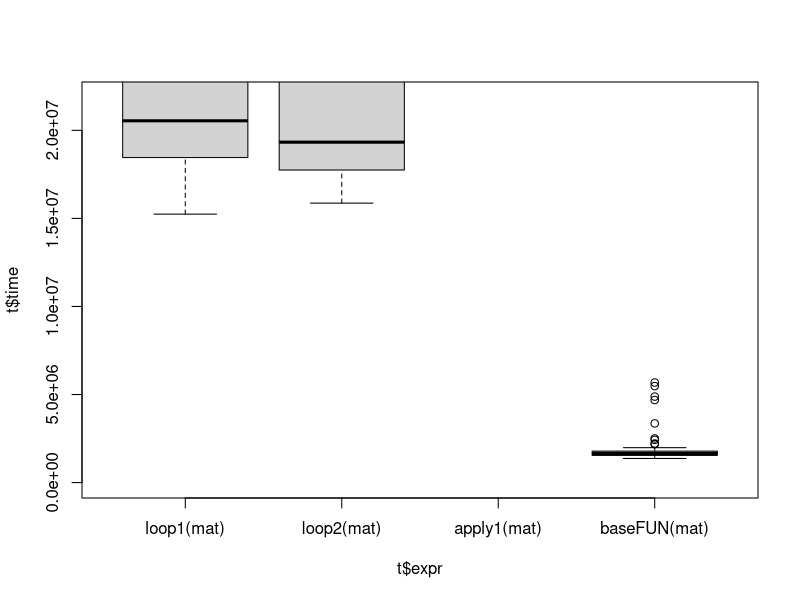

This chart was generated by the following R code: (Note: this script raises an error after producing the figure.)
# Data file for R code in Iteration Paper

# https://stackoverflow.com/questions/25081604/vectorize-vs-apply
library(microbenchmark)


install.packages("dplyr")                 # Install dplyr package
library("dplyr")


# Apply Family ------------------------------------------------------------



# THIS EXAMPLE
# https://stackoverflow.com/questions/28983292/is-the-apply-family-really-not-vectorized?rq=1
# https://pages.cs.wisc.edu/~st471-1/Rnotes/SimSpeed.html

set.seed(62)
mat <- rnorm(1000*1000, mean = 0, sd = 1)
mat <- matrix(mat, nrow = 1000, ncol = 1000)
mat = (mat)

loop1 <- function(x){
  col_means <- NA
  for(i in 1:ncol(x)){
    col_means[i] = mean(x[,i])
  }
}

loop2 <- function(x){
  col_means <- rep(NA, ncol(x))
  for(i in 1:ncol(x)){
    col_means[i] = mean(x[,i])    
  }
}

apply1 <- function(x){
  col_means <- apply(x, 2, mean)
}

baseFUN <- function(x){
  col_means <-colMeans(x)
}

t <- microbenchmark::microbenchmark(loop1(mat), 
                                    loop2(mat), 
                                    apply1(mat), 
                                    baseFUN(mat), 
                                    times = 100)
boxplot(t$time~t$expr, ylim = c(0, 21870000))

i39 <- sapply(3:9, seq) # list of vectors
sapply(i39, fivenum)
vapply(i39, fivenum,
       c(Min. = 0, "1st Qu." = 0, Median = 0, "3rd Qu." = 0, Max. = 0), 
       FUN.VALUE = logical(5))

sapply(iris, is.numeric)
vapply(iris, is.numeric, logical(1))
vapply(iris, is.numeric, numeric(1))
